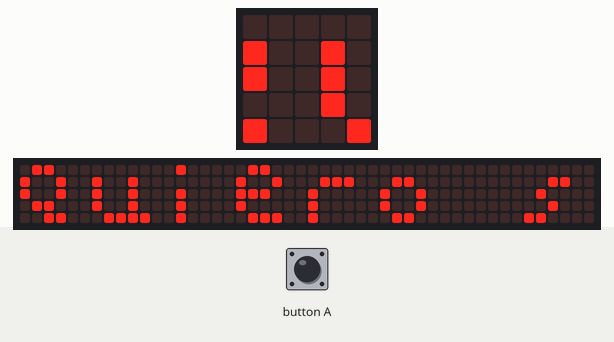
Bench run of a program on a simulated BBC micro:bit (MakeCode). Parts: the board's 5×5 LED display, a strip that is not on the board, showing the scrolling text unrolled. Inputs (shaded band) come from the test bench. The 48×5 strip is a reading aid, not a part: it shows the text the display is scrolling, unrolled, one strip-width of it at a time.

Above: at 1.87 s.
1.9 s: button A pressed for 0.15 s
At 17.0 s:
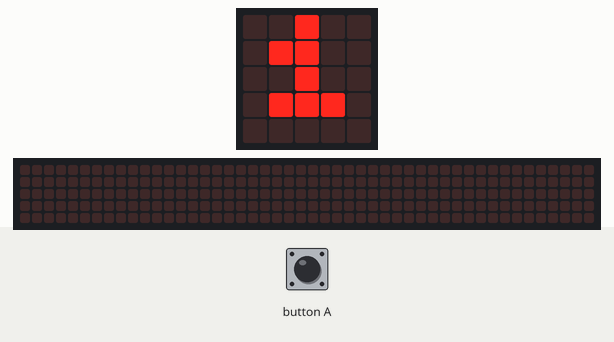
At 17.6 s:
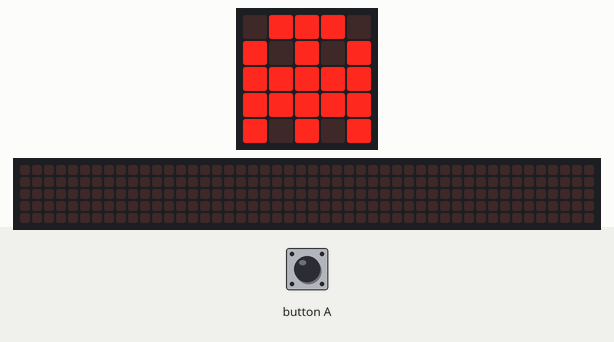

Measured:
- after the input at 1.9 s, the display: first differs from a run without the input after 14.9 s (image 1)
- what the display in image 1 shows lasts 0.4 s, from 16.8 s to 17.2 s
- what the display in image 2 shows lasts 0.6 s, from 17.2 s to 17.8 s

The program:

main.ts
```typescript
input.onButtonPressed(Button.A, function () {
    basic.showLeds(`
        . . # . .
        . # # . .
        . . # . .
        . # # # .
        . . . . .
        `)
    basic.showIcon(IconNames.Ghost)
})
basic.showIcon(IconNames.Heart)
basic.forever(function () {
    basic.showString("Quiero salchipapa")
})
```

test.ts
```typescript
// aquí va el archivo "tests"; esto no se compilará cuando este paquete se utilice como una extensión.
```
